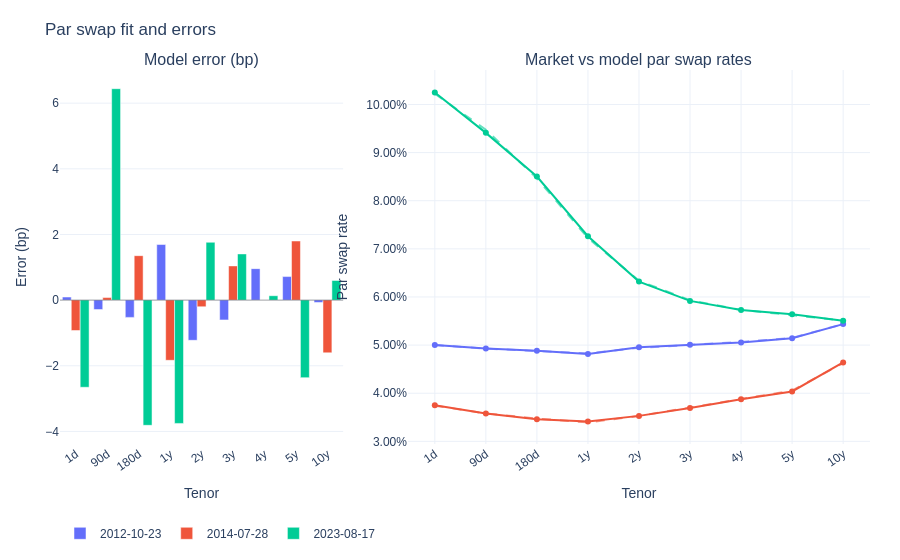

The notebook cell this image was saved under:
### Markdown cell above
### Results

Qualitatively, the model tracks the market par swap curve very closely on the sample dates. The dashed model curves sit almost on top of the market markers across maturities, and the left-panel bar chart shows low residuals (basis points). With more time spend on training, this results can be improved a lot.

### Code cell
fig, dates = plot_swap_rates(model, test_market_rates_df)
fig.show()

### Figure 1 — Plotly figure (JSON) as saved in the notebook; plotly's stock layout.template omitted (floating-point values rounded to 4 significant figures)
{"data": [{"legendgroup": "2012-10-23", "marker": {"color": "#636EFA"}, "name": "2012-10-23", "type": "bar", "x": ["1d", "90d", "180d", "1y", "2y", "3y", "4y", "5y", "10y"], "xaxis": "x", "y": [0.09421, -0.2881, -0.5263, 1.694, -1.224, -0.6035, 0.9584, 0.7173, -0.07307], "yaxis": "y"}, {"legendgroup": "2012-10-23", "line": {"color": "#636EFA"}, "marker": {"color": "#636EFA"}, "mode": "markers+lines", "name": "2012-10-23 (Market)", "showlegend": false, "type": "scatter", "x": ["1d", "90d", "180d", "1y", "2y", "3y", "4y", "5y", "10y"], "xaxis": "x2", "y": [0.05, 0.0493, 0.0488, 0.04813, 0.04955, 0.05005, 0.05056, 0.05142, 0.05436], "yaxis": "y2"}, {"legendgroup": "2012-10-23", "line": {"color": "#636EFA", "dash": "dash"}, "mode": "lines", "name": "2012-10-23 (Model)", "opacity": 0.6, "showlegend": false, "type": "scatter", "x": ["1d", "90d", "180d", "1y", "2y", "3y", "4y", "5y", "10y"], "xaxis": "x2", "y": [0.05001, 0.04927, 0.04875, 0.0483, 0.04942, 0.04999, 0.05066, 0.05149, 0.05436], "yaxis": "y2"}, {"legendgroup": "2014-07-28", "marker": {"color": "#EF553B"}, "name": "2014-07-28", "type": "bar", "x": ["1d", "90d", "180d", "1y", "2y", "3y", "4y", "5y", "10y"], "xaxis": "x", "y": [-0.9262, 0.07817, 1.354, -1.834, -0.202, 1.042, -7.504e-05, 1.801, -1.606], "yaxis": "y"}, {"legendgroup": "2014-07-28", "line": {"color": "#EF553B"}, "marker": {"color": "#EF553B"}, "mode": "markers+lines", "name": "2014-07-28 (Market)", "showlegend": false, "type": "scatter", "x": ["1d", "90d", "180d", "1y", "2y", "3y", "4y", "5y", "10y"], "xaxis": "x2", "y": [0.0375, 0.0358, 0.0346, 0.03411, 0.03529, 0.03691, 0.03874, 0.04036, 0.0464], "yaxis": "y2"}, {"legendgroup": "2014-07-28", "line": {"color": "#EF553B", "dash": "dash"}, "mode": "lines", "name": "2014-07-28 (Model)", "opacity": 0.6, "showlegend": false, "type": "scatter", "x": ["1d", "90d", "180d", "1y", "2y", "3y", "4y", "5y", "10y"], "xaxis": "x2", "y": [0.03741, 0.03581, 0.03474, 0.03393, 0.03527, 0.03702, 0.03874, 0.04054, 0.04624], "yaxis": "y2"}, {"legendgroup": "2023-08-17", "marker": {"color": "#00CC96"}, "name": "2023-08-17", "type": "bar", "x": ["1d", "90d", "180d", "1y", "2y", "3y", "4y", "5y", "10y"], "xaxis": "x", "y": [-2.655, 6.441, -3.814, -3.757, 1.762, 1.407, 0.1342, -2.362, 0.599], "yaxis": "y"}, {"legendgroup": "2023-08-17", "line": {"color": "#00CC96"}, "marker": {"color": "#00CC96"}, "mode": "markers+lines", "name": "2023-08-17 (Market)", "showlegend": false, "type": "scatter", "x": ["1d", "90d", "180d", "1y", "2y", "3y", "4y", "5y", "10y"], "xaxis": "x2", "y": [0.1025, 0.0941, 0.08503, 0.07263, 0.06319, 0.05918, 0.05731, 0.05642, 0.05505], "yaxis": "y2"}, {"legendgroup": "2023-08-17", "line": {"color": "#00CC96", "dash": "dash"}, "mode": "lines", "name": "2023-08-17 (Model)", "opacity": 0.6, "showlegend": false, "type": "scatter", "x": ["1d", "90d", "180d", "1y", "2y", "3y", "4y", "5y", "10y"], "xaxis": "x2", "y": [0.1022, 0.09474, 0.08465, 0.07225, 0.06337, 0.05932, 0.05732, 0.05618, 0.05511], "yaxis": "y2"}], "layout": {"annotations": [{"font": {"size": 16}, "showarrow": false, "text": "Model error (bp)", "x": 0.1748, "xanchor": "center", "xref": "paper", "y": 1, "yanchor": "bottom", "yref": "paper"}, {"font": {"size": 16}, "showarrow": false, "text": "Market vs model par swap rates", "x": 0.7148, "xanchor": "center", "xref": "paper", "y": 1, "yanchor": "bottom", "yref": "paper"}], "bargap": 0.15, "bargroupgap": 0, "barmode": "group", "font": {"family": "Arial", "size": 12}, "legend": {"orientation": "h", "x": 0, "xanchor": "left", "y": -0.2, "yanchor": "top"}, "margin": {"b": 90, "l": 60, "r": 30, "t": 70}, "shapes": [{"line": {"color": "rgba(0,0,0,0.35)", "width": 1}, "type": "line", "x0": 0, "x1": 1, "xref": "x domain", "y0": 0, "y1": 0, "yref": "y"}], "title": {"text": "Par swap fit and errors", "xanchor": "left"}, "xaxis": {"anchor": "y", "automargin": true, "categoryarray": ["1d", "90d", "180d", "1y", "2y", "3y", "4y", "5y", "10y"], "categoryorder": "array", "domain": [0, 0.3496], "tickangle": -35, "tickfont": {"size": 12}, "title": {"text": "Tenor"}, "type": "category"}, "xaxis2": {"anchor": "y2", "automargin": true, "categoryarray": ["1d", "90d", "180d", "1y", "2y", "3y", "4y", "5y", "10y"], "categoryorder": "array", "domain": [0.4296, 1], "tickangle": -35, "tickfont": {"size": 12}, "title": {"text": "Tenor"}, "type": "category"}, "yaxis": {"anchor": "x", "domain": [0, 1], "title": {"text": "Error (bp)"}, "zeroline": false}, "yaxis2": {"anchor": "x2", "domain": [0, 1], "tickformat": ".2%", "title": {"text": "Par swap rate"}}}}
